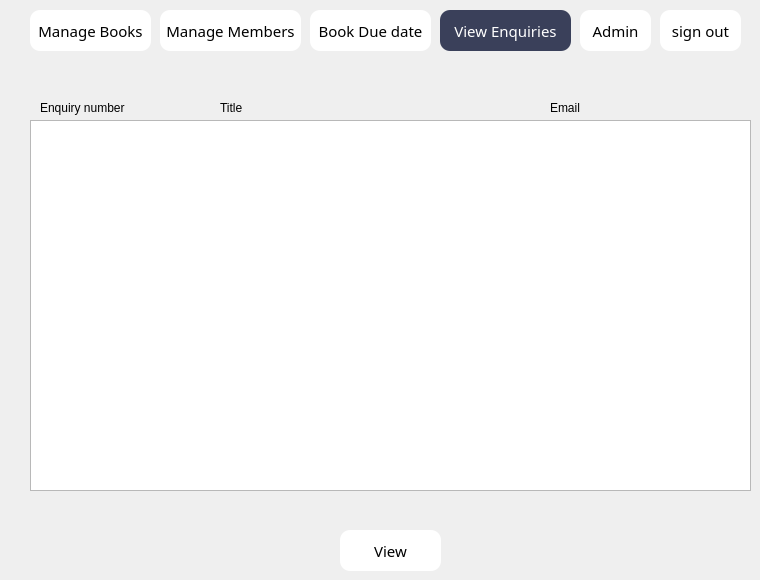
   <widget class="QWidget" name="page_3">
    <widget class="QPushButton" name="books_3">
     <property name="geometry">
      <rect>
       <x>30</x>
       <y>10</y>
       <width>121</width>
       <height>41</height>
      </rect>
     </property>
     <property name="font">
      <font>
       <family>Copperplate</family>
       <pointsize>-1</pointsize>
       <italic>false</italic>
       <bold>false</bold>
      </font>
     </property>
     <property name="cursor">
      <cursorShape>PointingHandCursor</cursorShape>
     </property>
     <property name="styleSheet">
      <string notr="true">QPushButton{
background-color:white;
border-radius:10px;
font:15px;
}

QPushButton:hover {
    background-color:rgb(58, 64, 90);
	color:white;
}
</string>
     </property>
     <property name="text">
      <string>Manage Books</string>
     </property>
    </widget>
    <widget class="QPushButton" name="members_3">
     <property name="geometry">
      <rect>
       <x>160</x>
       <y>10</y>
       <width>141</width>
       <height>41</height>
      </rect>
     </property>
     <property name="font">
      <font>
       <family>Copperplate</family>
       <pointsize>-1</pointsize>
       <italic>false</italic>
       <bold>false</bold>
      </font>
     </property>
     <property name="cursor">
      <cursorShape>PointingHandCursor</cursorShape>
     </property>
     <property name="styleSheet">
      <string notr="true">QPushButton{
background-color:white;
border-radius:10px;
font:15px;
}

QPushButton:hover {
    background-color:rgb(58, 64, 90);
	color:white;
}
</string>
     </property>
     <property name="text">
      <string>Manage Members</string>
     </property>
    </widget>
    <widget class="QPushButton" name="enquiries_3">
     <property name="geometry">
      <rect>
       <x>440</x>
       <y>10</y>
       <width>131</width>
       <height>41</height>
      </rect>
     </property>
     <property name="font">
      <font>
       <family>Copperplate</family>
       <pointsize>-1</pointsize>
       <italic>false</italic>
       <bold>false</bold>
      </font>
     </property>
     <property name="cursor">
      <cursorShape>PointingHandCursor</cursorShape>
     </property>
     <property name="styleSheet">
      <string notr="true">background-color:rgb(58, 64, 90);
color:white;
border-radius:10px;
font: 15px;</string>
     </property>
     <property name="text">
      <string>View Enquiries</string>
     </property>
    </widget>
    <widget class="QPushButton" name="account_3">
     <property name="geometry">
      <rect>
       <x>580</x>
       <y>10</y>
       <width>71</width>
       <height>41</height>
      </rect>
     </property>
     <property name="font">
      <font>
       <family>Copperplate</family>
       <pointsize>-1</pointsize>
       <italic>false</italic>
       <bold>false</bold>
      </font>
     </property>
     <property name="cursor">
      <cursorShape>PointingHandCursor</cursorShape>
     </property>
     <property name="styleSheet">
      <string notr="true">QPushButton{
background-color:white;
border-radius:10px;
font:15px;
}

QPushButton:hover {
    background-color:rgb(58, 64, 90);
	color:white;
}
</string>
     </property>
     <property name="text">
      <string>Admin</string>
     </property>
    </widget>
    <widget class="QListWidget" name="listWidget_3">
     <property name="enabled">
      <bool>true</bool>
     </property>
     <property name="geometry">
      <rect>
       <x>30</x>
       <y>120</y>
       <width>721</width>
       <height>371</height>
      </rect>
     </property>
     <property name="font">
      <font>
       <family>.AppleSystemUIFont</family>
       <pointsize>15</pointsize>
      </font>
     </property>
     <property name="mouseTracking">
      <bool>false</bool>
     </property>
     <property name="styleSheet">
      <string notr="true">QListWidget::item{
height:35;
}
QListWidget::item:selected{
	background-color: rgb(249,222,201);
	color:black;
}
</string>
     </property>
     <property name="locale">
      <locale language="English" country="NewZealand"/>
     </property>
     <property name="movement">
      <enum>QListView::Free</enum>
     </property>
     <property name="resizeMode">
      <enum>QListView::Adjust</enum>
     </property>
     <property name="spacing">
      <number>0</number>
     </property>
     <property name="modelColumn">
      <number>0</number>
     </property>
     <property name="uniformItemSizes">
      <bool>true</bool>
     </property>
     <property name="batchSize">
      <number>125</number>
     </property>
     <property name="currentRow">
      <number>-1</number>
     </property>
    </widget>
    <widget class="QPushButton" name="view">
     <property name="geometry">
      <rect>
       <x>340</x>
       <y>530</y>
       <width>101</width>
       <height>41</height>
      </rect>
     </property>
     <property name="font">
      <font>
       <family>Copperplate</family>
       <pointsize>-1</pointsize>
       <italic>false</italic>
       <bold>false</bold>
      </font>
     </property>
     <property name="cursor">
      <cursorShape>PointingHandCursor</cursorShape>
     </property>
     <property name="styleSheet">
      <string notr="true">QPushButton{
background-color:white;
border-radius:10px;
font:15px;
}

QPushButton:hover {
    background-color:rgb(58, 64, 90);
	color:white;
}
</string>
     </property>
     <property name="text">
      <string>View</string>
     </property>
    </widget>
    <widget class="QPushButton" name="signout_3">
     <property name="geometry">
      <rect>
       <x>660</x>
       <y>10</y>
       <width>81</width>
       <height>41</height>
      </rect>
     </property>
     <property name="font">
      <font>
       <family>Copperplate</family>
       <pointsize>-1</pointsize>
       <italic>false</italic>
       <bold>false</bold>
      </font>
     </property>
     <property name="cursor">
      <cursorShape>PointingHandCursor</cursorShape>
     </property>
     <property name="styleSheet">
      <string notr="true">QPushButton{
background-color:white;
border-radius:10px;
font:15px;
}

QPushButton:hover {
    background-color:rgb(58, 64, 90);
	color:white;
}
</string>
     </property>
     <property name="text">
      <string>sign out</string>
     </property>
    </widget>
    <widget class="QLabel" name="label_10">
     <property name="geometry">
      <rect>
       <x>40</x>
       <y>100</y>
       <width>101</width>
       <height>16</height>
      </rect>
     </property>
     <property name="text">
      <string>Enquiry number</string>
     </property>
    </widget>
    <widget class="QLabel" name="label_11">
     <property name="geometry">
      <rect>
       <x>220</x>
       <y>100</y>
       <width>71</width>
       <height>16</height>
      </rect>
     </property>
     <property name="text">
      <string>Title</string>
     </property>
    </widget>
    <widget class="QLabel" name="label_12">
     <property name="geometry">
      <rect>
       <x>550</x>
       <y>100</y>
       <width>71</width>
       <height>16</height>
      </rect>
     </property>
     <property name="text">
      <string>Email</string>
     </property>
    </widget>
    <widget class="QPushButton" name="bookStatus_4">
     <property name="geometry">
      <rect>
       <x>310</x>
       <y>10</y>
       <width>121</width>
       <height>41</height>
      </rect>
     </property>
     <property name="font">
      <font>
       <family>Copperplate</family>
       <pointsize>-1</pointsize>
       <italic>false</italic>
       <bold>false</bold>
      </font>
     </property>
     <property name="cursor">
      <cursorShape>PointingHandCursor</cursorShape>
     </property>
     <property name="styleSheet">
      <string notr="true">QPushButton{
background-color:white;
border-radius:10px;
font:15px;
}

QPushButton:hover {
    background-color:rgb(58, 64, 90);
	color:white;
}
</string>
     </property>
     <property name="text">
      <string>Book Due date</string>
     </property>
    </widget>
   </widget>
